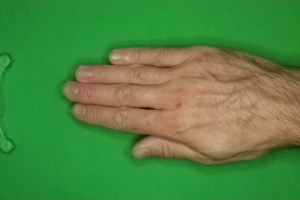
#> input picture HLS/paper/0Uomd0HvOB33m47I.png, 300 x 200 px; its folder holds 4 pictures in this run
$ python opencv_classification.py
#> lines starting #> are read from the running program, lines starting #| are printed output that depends on the picture; after the words box and inside, x2 and y2 are one past the last pixel; in counts of white or black regions, pixels touching at a corner belong together; pictures that were not available may be replaced by others from this repository, and a replacement may not be noted
import os
import cv2
from PIL import Image
import numpy as np

from sklearn.metrics import confusion_matrix
import seaborn as sns
import matplotlib.pyplot as plt


def classify_image(image_path, dbg=False, param=0.057, s_thresh=5, r_thresh=4, p_thresh=3):
    # Load the image
#> called with image_path = './paper/0Uomd0HvOB33m47I.png', dbg = False, param = 0.057, s_thresh = 5, r_thresh = 4, p_thresh = 3
    image = cv2.imread(image_path)
#> image is the input picture: shape (200, 300, 3); mean B, G, R 65.2, 134.2, 80.4

    # # Define the range for green color
    lower_green = np.array([36, 25, 25])
    upper_green = np.array([86, 255, 255])

    # Convert the image to HSV
    hsv = cv2.cvtColor(image, cv2.COLOR_BGR2HSV)
#> hsv: shape (200, 300, 3); mean H, S, V 46.4, 160.6, 146.5

    # Create a mask for green background
    mask = cv2.inRange(hsv, lower_green, upper_green)
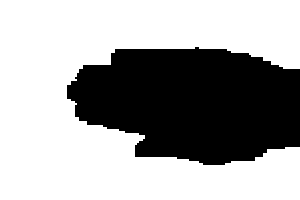
#> mask: shape (200, 300); 64.7% white; 1 black region, box (x1, y1, x2, y2) and area: (67, 47, 300, 165) 21162

    # Invert mask to get the hand
    hand_mask = cv2.bitwise_not(mask)
#> hand_mask: shape (200, 300); 35.3% white; 1 white region

    # Use the mask to extract the hand
    hand = cv2.bitwise_and(image, image, mask=hand_mask)
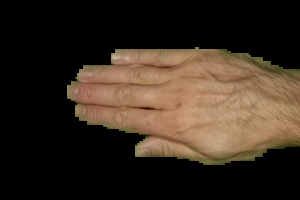
#> hand: shape (200, 300, 3); mean B, G, R 31.7, 43.4, 55.8

    # Find contours
    contours, _ = cv2.findContours(hand_mask, cv2.RETR_TREE, cv2.CHAIN_APPROX_SIMPLE)
#> contours = 1 contour; box (x1, y1, x2, y2) and area: (67, 47, 300, 165) 20820

    # cv2_imshow(hand)
    cv2.drawContours(hand, contours, -1, (0, 255, 0), 2)  # You can adjust the color and thickness here
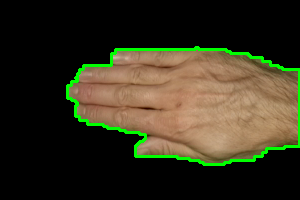
#> hand: shape (200, 300, 3); 3.34% of pixels changed, all inside (x1, y1, x2, y2) = (66, 46, 300, 166)
    if dbg: cv2_imshow(hand)

    # Assuming the largest contour is the hand
    hand_contour = max(contours, key=cv2.contourArea)
#> hand_contour = contour of 136 points, box (x1, y1, x2, y2) (67, 47, 300, 165), area 20820

    # Approximate the contour
    epsilon = param * cv2.arcLength(hand_contour, True)
#> epsilon = 39.91
    approx = cv2.approxPolyDP(hand_contour, epsilon, True)
#> approx = [[67, 85], [135, 156], [299, 146], [248, 53]]

    # Draw vertices on the image
    for point in approx:
        cv2.circle(hand, tuple(point[0]), 5, (0, 0, 255), -1)  # Draw a red circle at each vertex
#> this loop made 4 passes
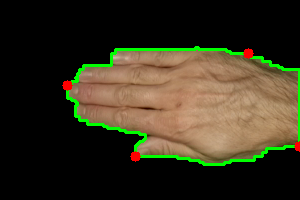
#> hand: shape (200, 300, 3); 0.48% of pixels changed, all inside (x1, y1, x2, y2) = (62, 48, 300, 162)
    if dbg: cv2_imshow(hand)

    # Use the number of vertices in the approximated contour to classify
    vertices = len(approx)
#> vertices = 4
    print(f"vertices for {image_path}: {vertices}")
#| vertices for ./paper/0Uomd0HvOB33m47I.png: 4
    if vertices >= s_thresh:
        return 'Scissors'
    else:
      # Approximate the contour
      epsilon = 0.08 * cv2.arcLength(hand_contour, True)
#> epsilon = 56.02
      approx = cv2.approxPolyDP(hand_contour, epsilon, True)
#> approx = [[67, 85], [299, 146], [248, 53]]

      # Draw vertices on the image
      for point in approx:
          cv2.circle(hand, tuple(point[0]), 5, (0, 0, 255), -1)  # Draw a red circle at each vertex
#> this loop made 3 passes
      if dbg: cv2_imshow(hand)
      vertices = len(approx)
#> vertices = 3
      print(f"vertices for {image_path}: {vertices}")
#| vertices for ./paper/0Uomd0HvOB33m47I.png: 3
      if vertices >= r_thresh:
        return 'Rock'
      else: return 'Paper'

    # [4 lines of commented-out code are left out]

papers = os.listdir('./paper/')
rocks = os.listdir('./rock/')
scissors = os.listdir('./scissors/')

# confusion matrix

total = papers + rocks + scissors
correct = 0

# Initialize variables
predicted_labels = []
actual_labels = []

# Iterate through the dataset and make predictions
for i in range(len(total)):
    if 0 <= i < len(papers):
        result = classify_image(f"./paper/{papers[i]}", param=0.057)
        actual = "Paper"
    elif len(papers) <= i < len(papers) + len(rocks):
        result = classify_image(f"./rock/{rocks[i-len(papers)]}", param=0.057)
        actual = "Rock"
    else:
        result = classify_image(f"./scissors/{scissors[i-len(papers)-len(rocks)]}", param=0.057)
        actual = "Scissors"

    predicted_labels.append(result)
    actual_labels.append(actual)
    if actual == result: correct += 1
#> pass 2 of the loop `for i in range(len(total)):`:
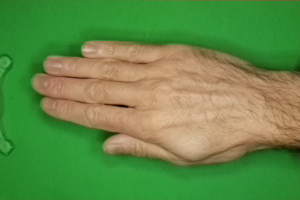
#> input picture HLS/paper/1Dfw5FRlS4h60JPX.png, 300 x 200 px
#> in classify_image, image is the input picture: shape (200, 300, 3); mean B, G, R 71.2, 139.4, 98.6
#> hsv: shape (200, 300, 3); mean H, S, V 42.3, 147.5, 153.8
#> in classify_image (call 2), `mask = cv2.inRange(hsv, lower_green, upper_green)`:
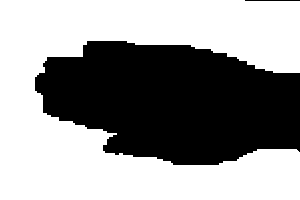
#> mask: shape (200, 300); 58.9% white; 2 black regions, box (x1, y1, x2, y2) and area: (35, 41, 300, 165) 24622, (245, 0, 300, 1) 55
#> hand_mask: shape (200, 300); 41.1% white; 2 white regions
#> contours = 2 contours, 1 with area under 20; largest, box (x1, y1, x2, y2) and area: (35, 41, 300, 165) 24242
#> hand_contour = contour of 170 points, box (x1, y1, x2, y2) (35, 41, 300, 165), area 24242
#> in classify_image (call 2), `epsilon = param * cv2.arcLength(hand_contour, True)`: epsilon = 44.58
#> in classify_image (call 2), `approx = cv2.approxPolyDP(hand_contour, epsilon, True)`: approx = [[35, 77], [105, 152], [299, 151], [299, 73]]
#> the loop in classify_image (call 2), `for point in approx:` made 4 passes
#> after the loop in classify_image (call 2), `for point in approx:`:
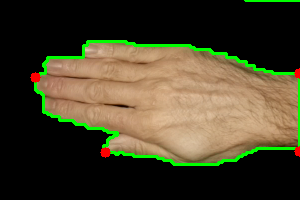
#> hand: shape (200, 300, 3); mean B, G, R 41, 64.7, 70.2
#> in classify_image (call 2), `vertices = len(approx)`: vertices = 4
#| vertices for ./paper/1Dfw5FRlS4h60JPX.png: 4
#> in classify_image (call 2), `epsilon = 0.08 * cv2.arcLength(hand_contour, True)`: epsilon = 62.56
#> in classify_image (call 2), `approx = cv2.approxPolyDP(hand_contour, epsilon, True)`: approx = [[35, 77], [299, 151], [299, 73]]
#> the loop in classify_image (call 2), `for point in approx:` made 3 passes
#> in classify_image (call 2), `vertices = len(approx)`: vertices = 3
#| vertices for ./paper/1Dfw5FRlS4h60JPX.png: 3
#> pass 3 of the loop `for i in range(len(total)):`:
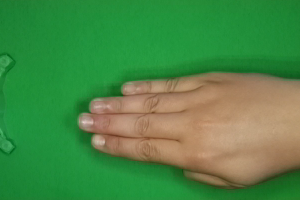
#> input picture HLS/paper/1uoW7QcH2qAgCTxv.png, 300 x 200 px
#> in classify_image, image is the input picture: shape (200, 300, 3); mean B, G, R 69.9, 136, 74.9
#> hsv: shape (200, 300, 3); mean H, S, V 50, 166.3, 146.9
#> in classify_image (call 3), `mask = cv2.inRange(hsv, lower_green, upper_green)`:
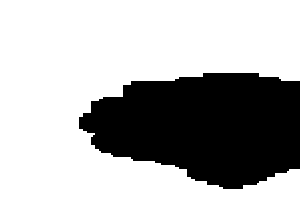
#> mask: shape (200, 300); 68.2% white; 1 black region, box (x1, y1, x2, y2) and area: (79, 73, 300, 189) 19064
#> hand_mask: shape (200, 300); 31.8% white; 1 white region
#> contours = 1 contour; box (x1, y1, x2, y2) and area: (79, 73, 300, 189) 18744
#> hand_contour = contour of 127 points, box (x1, y1, x2, y2) (79, 73, 300, 189), area 18744
#> in classify_image (call 3), `epsilon = param * cv2.arcLength(hand_contour, True)`: epsilon = 37.28
#> in classify_image (call 3), `approx = cv2.approxPolyDP(hand_contour, epsilon, True)`: approx = [[299, 81], [79, 128], [242, 188], [299, 168]]
#> the loop in classify_image (call 3), `for point in approx:` made 4 passes
#> after the loop in classify_image (call 3), `for point in approx:`:
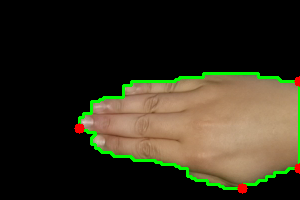
#> hand: shape (200, 300, 3); mean B, G, R 29.9, 46.9, 51.2
#> in classify_image (call 3), `vertices = len(approx)`: vertices = 4
#| vertices for ./paper/1uoW7QcH2qAgCTxv.png: 4
#> in classify_image (call 3), `epsilon = 0.08 * cv2.arcLength(hand_contour, True)`: epsilon = 52.32
#> in classify_image (call 3), `approx = cv2.approxPolyDP(hand_contour, epsilon, True)`: approx = [[299, 81], [79, 128], [242, 188]]
#> the loop in classify_image (call 3), `for point in approx:` made 3 passes
#> in classify_image (call 3), `vertices = len(approx)`: vertices = 3
#| vertices for ./paper/1uoW7QcH2qAgCTxv.png: 3
#> the loop made 6 passes; the first 3 are shown

# Compute confusion matrix
conf_matrix = confusion_matrix(actual_labels, predicted_labels)

# Plot confusion matrix
plt.figure(figsize=(8, 6))
sns.heatmap(conf_matrix, annot=True, fmt='d', cmap='Blues', xticklabels=['Paper', 'Rock', 'Scissors'], yticklabels=['Paper', 'Rock', 'Scissors'])
plt.xlabel('Predicted Labels')
plt.ylabel('Actual Labels')
plt.title('Confusion Matrix')
plt.show()
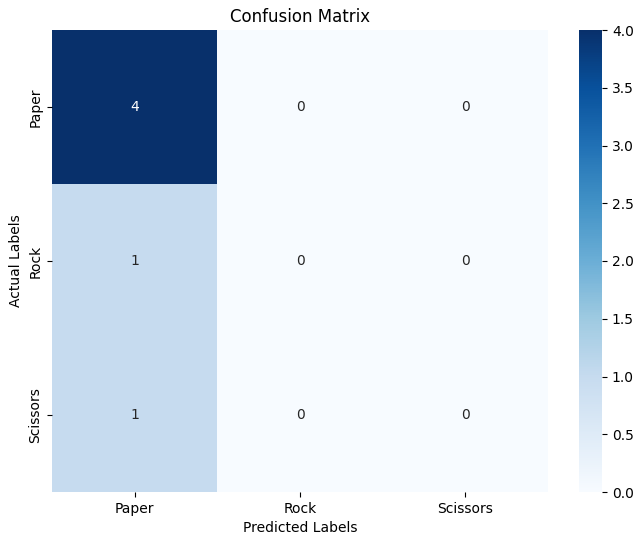
#> figure drawn by matplotlib, 2 panels
print(f"accuracy: {correct/len(total)}")
